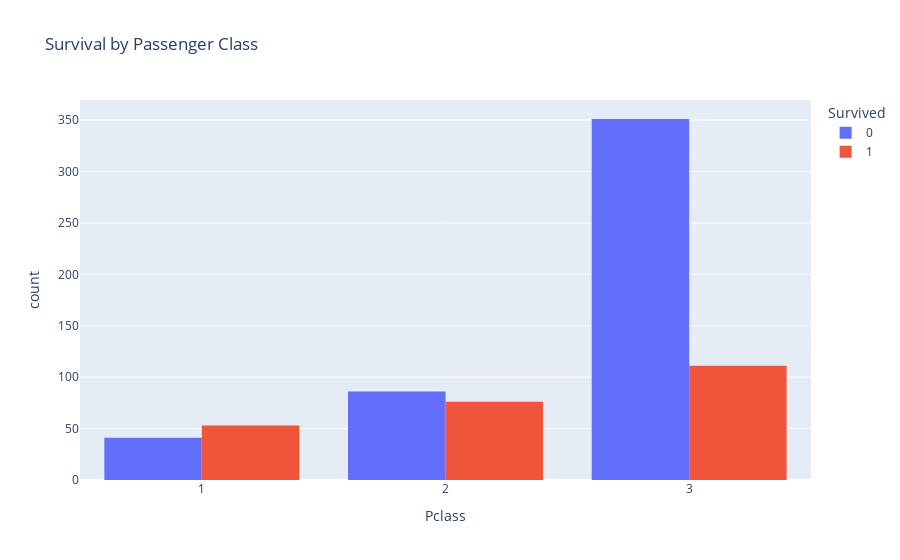

The notebook cell saved with this chart:
### Code cell
fig = px.histogram(df, x="Pclass", color="Survived",
                   barmode="group",
                   title="Survival by Passenger Class")
fig.show()

### Figure 1 — Plotly figure (JSON) as saved in the notebook; plotly's stock layout.template omitted (floating-point values rounded to 4 significant figures; data arrays with more than 128 entries replaced by an {"elided": "..."} marker saying what was removed)
{"data": [{"alignmentgroup": "True", "bingroup": "x", "hovertemplate": "Survived=0<br>Pclass=%{x}<br>count=%{y}<extra></extra>", "legendgroup": "0", "marker": {"color": "#636efa", "pattern": {"shape": ""}}, "name": "0", "offsetgroup": "0", "orientation": "v", "showlegend": true, "type": "histogram", "x": {"elided": "478 int values"}, "xaxis": "x", "yaxis": "y"}, {"alignmentgroup": "True", "bingroup": "x", "hovertemplate": "Survived=1<br>Pclass=%{x}<br>count=%{y}<extra></extra>", "legendgroup": "1", "marker": {"color": "#EF553B", "pattern": {"shape": ""}}, "name": "1", "offsetgroup": "1", "orientation": "v", "showlegend": true, "type": "histogram", "x": {"elided": "240 int values"}, "xaxis": "x", "yaxis": "y"}], "layout": {"barmode": "group", "legend": {"title": {"text": "Survived"}, "tracegroupgap": 0}, "title": {"text": "Survival by Passenger Class"}, "xaxis": {"anchor": "y", "domain": [0, 1], "title": {"text": "Pclass"}}, "yaxis": {"anchor": "x", "domain": [0, 1], "title": {"text": "count"}}}}
